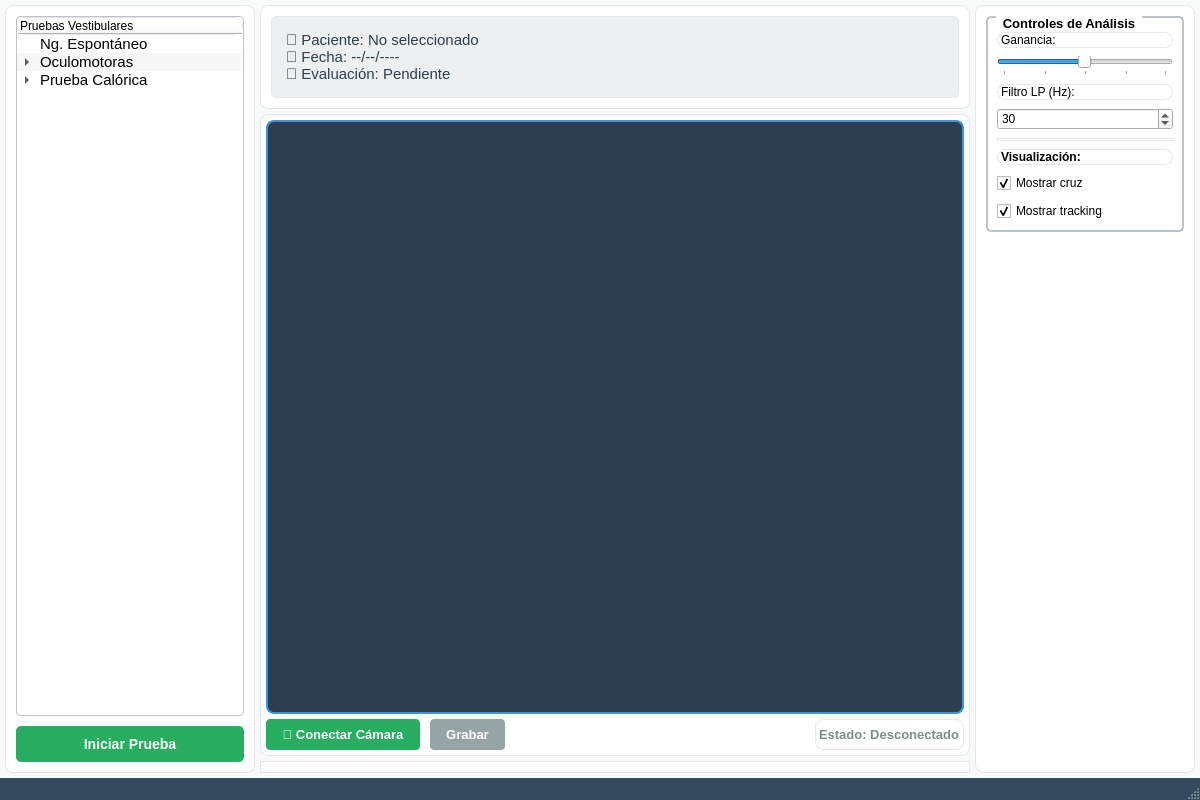
<?xml version="1.0" encoding="UTF-8"?>
<ui version="4.0">
 <class>SIEVMainWindow</class>
 <widget class="QMainWindow" name="SIEVMainWindow">
  <property name="geometry">
   <rect>
    <x>0</x>
    <y>0</y>
    <width>1200</width>
    <height>800</height>
   </rect>
  </property>
  <property name="windowTitle">
   <string>SIEV v1.0 - Sistema Integrado de Evaluación Vestibular</string>
  </property>
  <property name="styleSheet">
   <string notr="true">QMainWindow {
    background-color: #f8f9fb;
}

QFrame {
    border: 1px solid #e5e7eb;
    border-radius: 8px;
    background-color: white;
}

QPushButton {
    background-color: #3498db;
    color: white;
    border: none;
    padding: 8px 16px;
    border-radius: 4px;
    font-weight: bold;
}

QPushButton:hover {
    background-color: #2980b9;
}

QPushButton:pressed {
    background-color: #21618c;
}

QTreeWidget {
    border: 1px solid #bdc3c7;
    border-radius: 4px;
    background-color: white;
    selection-background-color: #3498db;
}

QGroupBox {
    font-weight: bold;
    border: 2px solid #bdc3c7;
    border-radius: 5px;
    margin-top: 1ex;
    padding-top: 5px;
}

QGroupBox::title {
    subcontrol-origin: margin;
    left: 10px;
    padding: 0 5px 0 5px;
}</string>
  </property>
  <widget class="QWidget" name="centralwidget">
   <layout class="QHBoxLayout" name="layout_main_horizontal">
    <property name="leftMargin">
     <number>5</number>
    </property>
    <property name="topMargin">
     <number>5</number>
    </property>
    <property name="rightMargin">
     <number>5</number>
    </property>
    <property name="bottomMargin">
     <number>5</number>
    </property>
    <property name="spacing">
     <number>5</number>
    </property>
    <item>
     <widget class="QFrame" name="frame_left_panel">
      <property name="maximumSize">
       <size>
        <width>250</width>
        <height>16777215</height>
       </size>
      </property>
      <property name="frameShape">
       <enum>QFrame::StyledPanel</enum>
      </property>
      <property name="frameShadow">
       <enum>QFrame::Raised</enum>
      </property>
      <layout class="QVBoxLayout" name="layout_left_vertical">
       <property name="spacing">
        <number>10</number>
       </property>
       <property name="leftMargin">
        <number>10</number>
       </property>
       <property name="topMargin">
        <number>10</number>
       </property>
       <property name="rightMargin">
        <number>10</number>
       </property>
       <property name="bottomMargin">
        <number>10</number>
       </property>
       <item>
        <widget class="QTreeWidget" name="tree_pruebas">
         <property name="sizePolicy">
          <sizepolicy hsizetype="Preferred" vsizetype="Expanding">
           <horstretch>0</horstretch>
           <verstretch>0</verstretch>
          </sizepolicy>
         </property>
         <property name="font">
          <font>
           <pointsize>11</pointsize>
          </font>
         </property>
         <property name="alternatingRowColors">
          <bool>true</bool>
         </property>
         <property name="selectionMode">
          <enum>QAbstractItemView::SingleSelection</enum>
         </property>
         <property name="headerHidden">
          <bool>false</bool>
         </property>
         <property name="expandsOnDoubleClick">
          <bool>true</bool>
         </property>
         <column>
          <property name="text">
           <string>Pruebas Vestibulares</string>
          </property>
         </column>
         <item>
          <property name="text">
           <string>Ng. Espontáneo</string>
          </property>
         </item>
         <item>
          <property name="text">
           <string>Oculomotoras</string>
          </property>
          <item>
           <property name="text">
            <string>Optoquinéticas</string>
           </property>
          </item>
          <item>
           <property name="text">
            <string>Seguimiento lento</string>
           </property>
          </item>
          <item>
           <property name="text">
            <string>Sacadas</string>
           </property>
          </item>
         </item>
         <item>
          <property name="text">
           <string>Prueba Calórica</string>
          </property>
          <item>
           <property name="text">
            <string>Caliente OD</string>
           </property>
          </item>
          <item>
           <property name="text">
            <string>Caliente OI</string>
           </property>
          </item>
          <item>
           <property name="text">
            <string>Fría OD</string>
           </property>
          </item>
          <item>
           <property name="text">
            <string>Fría OI</string>
           </property>
          </item>
         </item>
        </widget>
       </item>
       <item>
        <widget class="QPushButton" name="btn_iniciar_prueba">
         <property name="font">
          <font>
           <pointsize>12</pointsize>
           <weight>75</weight>
           <bold>true</bold>
          </font>
         </property>
         <property name="styleSheet">
          <string notr="true">QPushButton {
    background-color: #27ae60;
    color: white;
    border: none;
    padding: 10px;
    border-radius: 5px;
    font-weight: bold;
    font-size: 14px;
}

QPushButton:hover {
    background-color: #2ecc71;
}

QPushButton:pressed {
    background-color: #229954;
}</string>
         </property>
         <property name="text">
          <string>Iniciar Prueba</string>
         </property>
        </widget>
       </item>
      </layout>
     </widget>
    </item>
    <item>
     <layout class="QVBoxLayout" name="layout_central_vertical">
      <property name="spacing">
       <number>5</number>
      </property>
      <item>
       <widget class="QFrame" name="frame_info_patient">
        <property name="maximumSize">
         <size>
          <width>16777215</width>
          <height>120</height>
         </size>
        </property>
        <property name="frameShape">
         <enum>QFrame::StyledPanel</enum>
        </property>
        <property name="frameShadow">
         <enum>QFrame::Raised</enum>
        </property>
        <layout class="QHBoxLayout" name="layout_patient_info">
         <property name="leftMargin">
          <number>10</number>
         </property>
         <property name="topMargin">
          <number>10</number>
         </property>
         <property name="rightMargin">
          <number>10</number>
         </property>
         <property name="bottomMargin">
          <number>10</number>
         </property>
         <item>
          <widget class="QLabel" name="lbl_patient_info">
           <property name="font">
            <font>
             <pointsize>11</pointsize>
            </font>
           </property>
           <property name="styleSheet">
            <string notr="true">QLabel {
    background-color: #ecf0f1;
    padding: 10px;
    border-radius: 5px;
    color: #2c3e50;
}</string>
           </property>
           <property name="text">
            <string>👤 Paciente: No seleccionado
📅 Fecha: --/--/----
🏥 Evaluación: Pendiente</string>
           </property>
           <property name="alignment">
            <set>Qt::AlignLeading|Qt::AlignLeft|Qt::AlignTop</set>
           </property>
          </widget>
         </item>
        </layout>
       </widget>
      </item>
      <item>
       <widget class="QFrame" name="frame_camera_area">
        <property name="sizePolicy">
         <sizepolicy hsizetype="Expanding" vsizetype="Expanding">
          <horstretch>0</horstretch>
          <verstretch>1</verstretch>
         </sizepolicy>
        </property>
        <property name="frameShape">
         <enum>QFrame::StyledPanel</enum>
        </property>
        <property name="frameShadow">
         <enum>QFrame::Raised</enum>
        </property>
        <layout class="QVBoxLayout" name="layout_camera_vertical">
         <property name="spacing">
          <number>5</number>
         </property>
         <property name="leftMargin">
          <number>5</number>
         </property>
         <property name="topMargin">
          <number>5</number>
         </property>
         <property name="rightMargin">
          <number>5</number>
         </property>
         <property name="bottomMargin">
          <number>5</number>
         </property>
         <item>
          <widget class="QWidget" name="widget_camera_placeholder">
           <property name="sizePolicy">
            <sizepolicy hsizetype="Expanding" vsizetype="Expanding">
             <horstretch>0</horstretch>
             <verstretch>0</verstretch>
            </sizepolicy>
           </property>
           <property name="minimumSize">
            <size>
             <width>640</width>
             <height>480</height>
            </size>
           </property>
           <property name="styleSheet">
            <string notr="true">QWidget {
    border: 2px solid #3498db;
    border-radius: 8px;
    background-color: #2c3e50;
}</string>
           </property>
          </widget>
         </item>
         <item>
          <layout class="QHBoxLayout" name="layout_camera_controls">
           <property name="spacing">
            <number>10</number>
           </property>
           <item>
            <widget class="QPushButton" name="btn_conectar_camara">
             <property name="font">
              <font>
               <pointsize>10</pointsize>
               <weight>75</weight>
               <bold>true</bold>
              </font>
             </property>
             <property name="styleSheet">
              <string notr="true">QPushButton {
    background-color: #27ae60;
    color: white;
    border: none;
    padding: 8px 16px;
    border-radius: 4px;
    font-weight: bold;
}

QPushButton:hover {
    background-color: #2ecc71;
}

QPushButton:pressed {
    background-color: #229954;
}</string>
             </property>
             <property name="text">
              <string>🔗 Conectar Cámara</string>
             </property>
            </widget>
           </item>
           <item>
            <widget class="QPushButton" name="btn_grabar">
             <property name="enabled">
              <bool>false</bool>
             </property>
             <property name="font">
              <font>
               <pointsize>10</pointsize>
               <weight>75</weight>
               <bold>true</bold>
              </font>
             </property>
             <property name="styleSheet">
              <string notr="true">QPushButton {
    background-color: #e74c3c;
    color: white;
    border: none;
    padding: 8px 16px;
    border-radius: 4px;
    font-weight: bold;
}

QPushButton:hover {
    background-color: #c0392b;
}

QPushButton:disabled {
    background-color: #95a5a6;
}</string>
             </property>
             <property name="text">
              <string>Grabar</string>
             </property>
            </widget>
           </item>
           <item>
            <spacer name="spacer_camera_controls">
             <property name="orientation">
              <enum>Qt::Horizontal</enum>
             </property>
             <property name="sizeHint" stdset="0">
              <size>
               <width>40</width>
               <height>20</height>
              </size>
             </property>
            </spacer>
           </item>
           <item>
            <widget class="QLabel" name="lbl_estado_camara">
             <property name="font">
              <font>
               <pointsize>10</pointsize>
               <weight>75</weight>
               <bold>true</bold>
              </font>
             </property>
             <property name="styleSheet">
              <string notr="true">QLabel {
    color: #7f8c8d;
    font-weight: bold;
}</string>
             </property>
             <property name="text">
              <string>Estado: Desconectado</string>
             </property>
            </widget>
           </item>
          </layout>
         </item>
        </layout>
       </widget>
      </item>
      <item>
       <widget class="QFrame" name="frame_graph">
        <property name="maximumSize">
         <size>
          <width>16777215</width>
          <height>200</height>
         </size>
        </property>
        <property name="frameShape">
         <enum>QFrame::StyledPanel</enum>
        </property>
        <property name="frameShadow">
         <enum>QFrame::Raised</enum>
        </property>
        <layout class="QVBoxLayout" name="layout_graph_vertical">
         <property name="spacing">
          <number>5</number>
         </property>
         <property name="leftMargin">
          <number>5</number>
         </property>
         <property name="topMargin">
          <number>5</number>
         </property>
         <property name="rightMargin">
          <number>5</number>
         </property>
         <property name="bottomMargin">
          <number>5</number>
         </property>
         <item>
          <widget class="QWidget" name="widget_plot_placeholder">
           <property name="sizePolicy">
            <sizepolicy hsizetype="Expanding" vsizetype="Expanding">
             <horstretch>0</horstretch>
             <verstretch>0</verstretch>
            </sizepolicy>
           </property>
           <property name="styleSheet">
            <string notr="true">QWidget {
    border: 1px solid #bdc3c7;
    border-radius: 4px;
    background-color: white;
}</string>
           </property>
          </widget>
         </item>
        </layout>
       </widget>
      </item>
     </layout>
    </item>
    <item>
     <widget class="QFrame" name="frame_right_panel">
      <property name="maximumSize">
       <size>
        <width>220</width>
        <height>16777215</height>
       </size>
      </property>
      <property name="frameShape">
       <enum>QFrame::StyledPanel</enum>
      </property>
      <property name="frameShadow">
       <enum>QFrame::Raised</enum>
      </property>
      <layout class="QVBoxLayout" name="layout_right_vertical">
       <property name="spacing">
        <number>10</number>
       </property>
       <property name="leftMargin">
        <number>10</number>
       </property>
       <property name="topMargin">
        <number>10</number>
       </property>
       <property name="rightMargin">
        <number>10</number>
       </property>
       <property name="bottomMargin">
        <number>10</number>
       </property>
       <item>
        <widget class="QGroupBox" name="group_controles_analisis">
         <property name="font">
          <font>
           <pointsize>10</pointsize>
           <weight>75</weight>
           <bold>true</bold>
          </font>
         </property>
         <property name="title">
          <string>Controles de Análisis</string>
         </property>
         <layout class="QVBoxLayout" name="layout_controles_analisis">
          <property name="spacing">
           <number>8</number>
          </property>
          <item>
           <widget class="QLabel" name="lbl_ganancia">
            <property name="font">
             <font>
              <pointsize>9</pointsize>
              <weight>50</weight>
              <bold>false</bold>
             </font>
            </property>
            <property name="text">
             <string>Ganancia:</string>
            </property>
           </widget>
          </item>
          <item>
           <widget class="QSlider" name="slider_ganancia">
            <property name="minimum">
             <number>1</number>
            </property>
            <property name="maximum">
             <number>100</number>
            </property>
            <property name="value">
             <number>50</number>
            </property>
            <property name="orientation">
             <enum>Qt::Horizontal</enum>
            </property>
            <property name="tickPosition">
             <enum>QSlider::TicksBelow</enum>
            </property>
            <property name="tickInterval">
             <number>25</number>
            </property>
           </widget>
          </item>
          <item>
           <widget class="QLabel" name="lbl_filtro">
            <property name="font">
             <font>
              <pointsize>9</pointsize>
              <weight>50</weight>
              <bold>false</bold>
             </font>
            </property>
            <property name="text">
             <string>Filtro LP (Hz):</string>
            </property>
           </widget>
          </item>
          <item>
           <widget class="QSpinBox" name="spin_filtro">
            <property name="minimum">
             <number>1</number>
            </property>
            <property name="maximum">
             <number>100</number>
            </property>
            <property name="value">
             <number>30</number>
            </property>
           </widget>
          </item>
          <item>
           <widget class="Line" name="line_separator">
            <property name="orientation">
             <enum>Qt::Horizontal</enum>
            </property>
           </widget>
          </item>
          <item>
           <widget class="QLabel" name="lbl_visualizacion">
            <property name="font">
             <font>
              <pointsize>9</pointsize>
              <weight>75</weight>
              <bold>true</bold>
             </font>
            </property>
            <property name="text">
             <string>Visualización:</string>
            </property>
           </widget>
          </item>
          <item>
           <widget class="QCheckBox" name="check_crosshair">
            <property name="font">
             <font>
              <pointsize>9</pointsize>
              <weight>50</weight>
              <bold>false</bold>
             </font>
            </property>
            <property name="text">
             <string>Mostrar cruz</string>
            </property>
            <property name="checked">
             <bool>true</bool>
            </property>
           </widget>
          </item>
          <item>
           <widget class="QCheckBox" name="check_tracking">
            <property name="font">
             <font>
              <pointsize>9</pointsize>
              <weight>50</weight>
              <bold>false</bold>
             </font>
            </property>
            <property name="text">
             <string>Mostrar tracking</string>
            </property>
            <property name="checked">
             <bool>true</bool>
            </property>
           </widget>
          </item>
         </layout>
        </widget>
       </item>
       <item>
        <spacer name="spacer_right_panel">
         <property name="orientation">
          <enum>Qt::Vertical</enum>
         </property>
         <property name="sizeHint" stdset="0">
          <size>
           <width>20</width>
           <height>40</height>
          </size>
         </property>
        </spacer>
       </item>
      </layout>
     </widget>
    </item>
   </layout>
  </widget>
  <widget class="QMenuBar" name="menubar">
   <property name="geometry">
    <rect>
     <x>0</x>
     <y>0</y>
     <width>1200</width>
     <height>30</height>
    </rect>
   </property>
  </widget>
  <widget class="QStatusBar" name="statusbar">
   <property name="styleSheet">
    <string notr="true">QStatusBar {
    background-color: #34495e;
    color: white;
    font-weight: bold;
}</string>
   </property>
  </widget>
 </widget>
 <resources/>
 <connections/>
</ui>
